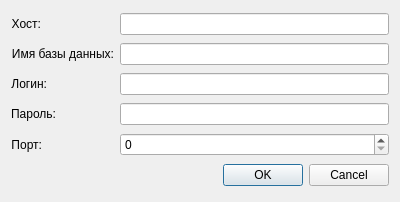
<?xml version="1.0" encoding="UTF-8"?>
<ui version="4.0">
 <class>DbData</class>
 <widget class="QDialog" name="DbData">
  <property name="geometry">
   <rect>
    <x>0</x>
    <y>0</y>
    <width>400</width>
    <height>202</height>
   </rect>
  </property>
  <property name="windowTitle">
   <string>Dialog</string>
  </property>
  <layout class="QGridLayout" name="gridLayout">
   <item row="4" column="0">
    <widget class="QLabel" name="lb_port">
     <property name="sizePolicy">
      <sizepolicy hsizetype="Maximum" vsizetype="Preferred">
       <horstretch>0</horstretch>
       <verstretch>0</verstretch>
      </sizepolicy>
     </property>
     <property name="text">
      <string>Порт:</string>
     </property>
     <property name="alignment">
      <set>Qt::AlignRight|Qt::AlignTrailing|Qt::AlignVCenter</set>
     </property>
    </widget>
   </item>
   <item row="0" column="1">
    <widget class="QLineEdit" name="le_host">
     <property name="sizePolicy">
      <sizepolicy hsizetype="Minimum" vsizetype="Fixed">
       <horstretch>0</horstretch>
       <verstretch>0</verstretch>
      </sizepolicy>
     </property>
    </widget>
   </item>
   <item row="0" column="0">
    <widget class="QLabel" name="lb_host">
     <property name="sizePolicy">
      <sizepolicy hsizetype="Fixed" vsizetype="Minimum">
       <horstretch>35</horstretch>
       <verstretch>0</verstretch>
      </sizepolicy>
     </property>
     <property name="text">
      <string>Хост:</string>
     </property>
     <property name="alignment">
      <set>Qt::AlignRight|Qt::AlignTrailing|Qt::AlignVCenter</set>
     </property>
    </widget>
   </item>
   <item row="2" column="0">
    <widget class="QLabel" name="lb_login">
     <property name="sizePolicy">
      <sizepolicy hsizetype="Maximum" vsizetype="Preferred">
       <horstretch>0</horstretch>
       <verstretch>0</verstretch>
      </sizepolicy>
     </property>
     <property name="text">
      <string>Логин:</string>
     </property>
     <property name="alignment">
      <set>Qt::AlignRight|Qt::AlignTrailing|Qt::AlignVCenter</set>
     </property>
    </widget>
   </item>
   <item row="1" column="0">
    <widget class="QLabel" name="lb_dbName">
     <property name="sizePolicy">
      <sizepolicy hsizetype="Maximum" vsizetype="Preferred">
       <horstretch>0</horstretch>
       <verstretch>0</verstretch>
      </sizepolicy>
     </property>
     <property name="text">
      <string>Имя базы данных:</string>
     </property>
     <property name="alignment">
      <set>Qt::AlignRight|Qt::AlignTrailing|Qt::AlignVCenter</set>
     </property>
    </widget>
   </item>
   <item row="3" column="0">
    <widget class="QLabel" name="lb_pass">
     <property name="sizePolicy">
      <sizepolicy hsizetype="Maximum" vsizetype="Preferred">
       <horstretch>0</horstretch>
       <verstretch>0</verstretch>
      </sizepolicy>
     </property>
     <property name="text">
      <string>Пароль:</string>
     </property>
     <property name="alignment">
      <set>Qt::AlignRight|Qt::AlignTrailing|Qt::AlignVCenter</set>
     </property>
    </widget>
   </item>
   <item row="2" column="1">
    <widget class="QLineEdit" name="le_login">
     <property name="sizePolicy">
      <sizepolicy hsizetype="Preferred" vsizetype="Fixed">
       <horstretch>0</horstretch>
       <verstretch>0</verstretch>
      </sizepolicy>
     </property>
    </widget>
   </item>
   <item row="1" column="1">
    <widget class="QLineEdit" name="le_dbName">
     <property name="sizePolicy">
      <sizepolicy hsizetype="Preferred" vsizetype="Fixed">
       <horstretch>0</horstretch>
       <verstretch>0</verstretch>
      </sizepolicy>
     </property>
    </widget>
   </item>
   <item row="4" column="1">
    <widget class="QSpinBox" name="spB_port">
     <property name="sizePolicy">
      <sizepolicy hsizetype="Preferred" vsizetype="Fixed">
       <horstretch>0</horstretch>
       <verstretch>0</verstretch>
      </sizepolicy>
     </property>
     <property name="maximum">
      <number>65535</number>
     </property>
    </widget>
   </item>
   <item row="3" column="1">
    <widget class="QLineEdit" name="le_pass">
     <property name="sizePolicy">
      <sizepolicy hsizetype="Preferred" vsizetype="Fixed">
       <horstretch>0</horstretch>
       <verstretch>0</verstretch>
      </sizepolicy>
     </property>
    </widget>
   </item>
   <item row="5" column="0" colspan="2">
    <widget class="QDialogButtonBox" name="buttonBox">
     <property name="orientation">
      <enum>Qt::Horizontal</enum>
     </property>
     <property name="standardButtons">
      <set>QDialogButtonBox::Cancel|QDialogButtonBox::Ok</set>
     </property>
    </widget>
   </item>
  </layout>
 </widget>
 <resources/>
 <connections>
  <connection>
   <sender>buttonBox</sender>
   <signal>accepted()</signal>
   <receiver>DbData</receiver>
   <slot>accept()</slot>
   <hints>
    <hint type="sourcelabel">
     <x>248</x>
     <y>254</y>
    </hint>
    <hint type="destinationlabel">
     <x>157</x>
     <y>274</y>
    </hint>
   </hints>
  </connection>
  <connection>
   <sender>buttonBox</sender>
   <signal>rejected()</signal>
   <receiver>DbData</receiver>
   <slot>reject()</slot>
   <hints>
    <hint type="sourcelabel">
     <x>316</x>
     <y>260</y>
    </hint>
    <hint type="destinationlabel">
     <x>286</x>
     <y>274</y>
    </hint>
   </hints>
  </connection>
 </connections>
</ui>
